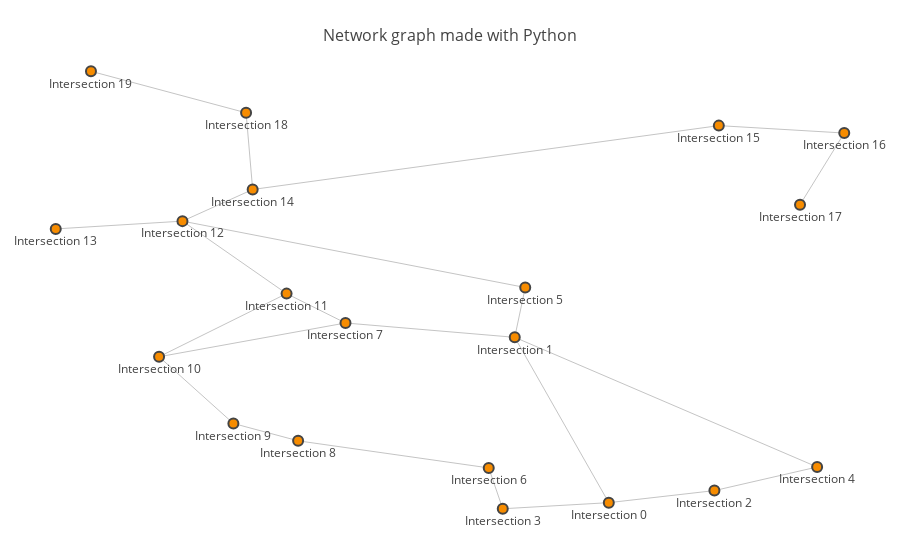

Write notebook code for a chart like this one.
### Markdown cell above
Let us try to plot Udacity map now with Udacity plotly snippet slightly adapted to suit here.

### Code cell
romania_location_map = {
    'A' : {'pos': (46.18656,21.31227), 'connections': ['S','T','Z'] },
    'S' : {'pos': (45.79833,24.12558), 'connections': ['F','RV','O'] },
    'Z' : {'pos': (46.62251,21.51742), 'connections': ['O'] },
    'T' : {'pos': (45.74887,21.20868), 'connections': ['LU'] },
    'O' : {'pos': (47.04650,21.91894), 'connections': [] },
    'F' : {'pos': (45.84164,24.97310), 'connections': ['B'] },
    'LU' : {'pos': (45.69099,21.90346), 'connections': ['M'] },
    'RV' : {'pos': (45.09968,24.36932), 'connections': ['C','P'] },
    'M' : {'pos': (44.90411,22.36452), 'connections': ['D'] },
    'D' : {'pos': (44.63692,22.65973), 'connections': ['C'] },
    'C' : {'pos': (44.33018,23.79488), 'connections': [] },
    'P' : {'pos': (44.85648,24.86918), 'connections': ['B','C'] },
    'B' : {'pos': (44.42677,26.10254), 'connections': ['G','U'] },
    'G' : {'pos': (43.90371,25.96993), 'connections': [] },
    'U' : {'pos': (44.71653,26.64112), 'connections': ['H','V'] },
    'V' : {'pos': (46.64069,27.72765), 'connections': ['LA'] },
    'LA' : {'pos': (47.15845,27.60144), 'connections': ['N'] },
    'N' : {'pos': (46.97587,26.38188), 'connections': [] },
    'H' : {'pos': (44.68935,27.94566), 'connections': ['E'] },
    'E' : {'pos': (44.04911,28.65273), 'connections': [] }
}

import networkx as nx
import plotly as py
from plotly.graph_objs import *

def load_map_graph(map_dict):
	G = nx.Graph()
	for node in map_dict.keys():
		G.add_node(node, pos=map_dict[node]['pos'])
	for node in map_dict.keys():
		for con_node in map_dict[node]['connections']:
			G.add_edge(node, con_node)
	return G

def show_map(M, start=None, goal=None, path=None):
    G = M
    pos = nx.get_node_attributes(G, 'pos')
    edge_trace = Scatter(
    x=[],
    y=[],
    line=Line(width=0.5,color='#888'),
    hoverinfo='none',
    mode='lines')

    for edge in G.edges():
        x0, y0 = G.node[edge[0]]['pos']
        x1, y1 = G.node[edge[1]]['pos']
        edge_trace['x'] += [x0, x1, None]
        edge_trace['y'] += [y0, y1, None]

    node_trace = Scatter(
        x=[],
        y=[],
        text=[],
        mode='markers+text',
        textposition='bottom',
        marker=Marker(
            showscale=False,
            # colorscale options
            # 'Greys' | 'Greens' | 'Bluered' | 'Hot' | 'Picnic' | 'Portland' |
            # Jet' | 'RdBu' | 'Blackbody' | 'Earth' | 'Electric' | 'YIOrRd' | 'YIGnBu'
            colorscale='Hot',
            reversescale=True,
            color=[],
            size=10,
            colorbar=dict(
                thickness=15,
                title='Node Connections',
                xanchor='left',
                titleside='right'
            ),
            line=dict(width=2)))
    for node in G.nodes():
        x, y = G.node[node]['pos']
        node_trace['x'].append(x)
        node_trace['y'].append(y)

    #for node, adjacencies in enumerate(G.adjacency_list()):
    for node, adjacencies in enumerate(G.adjacency()): #method change in networkx 2.0: https://networkx.github.io/documentation/networkx-2.0/release/release_2.0.html
        color = 0
        if path and node in path:
            color = 2
        if node == start:
            color = 3
        elif node == goal:
            color = 1
        # node_trace['marker']['color'].append(len(adjacencies))
        node_trace['marker']['color'].append(color)
        node_info = "Intersection " + str(node)
        node_trace['text'].append(node_info)

    fig = Figure(data=Data([edge_trace, node_trace]),
                 layout=Layout(
                    title='<br>Network graph made with Python',
                    titlefont=dict(size=16),
                    showlegend=False,
                    hovermode='closest',
                    margin=dict(b=20,l=5,r=5,t=40),
                    xaxis=XAxis(showgrid=False, zeroline=False, showticklabels=False),
                    yaxis=YAxis(showgrid=False, zeroline=False, showticklabels=False)))

    #iplot(fig)
    py.offline.iplot(fig) #for python in command prompt
    
#testing 1
show_map(load_map_graph(romania_location_map))

### Figure 1 — Plotly figure (JSON) as saved in the notebook; plotly's stock layout.template omitted (floating-point values rounded to 4 significant figures)
{"data": [{"hoverinfo": "none", "line": {"color": "#888", "width": 0.5}, "mode": "lines", "type": "scatter", "x": [46.19, 45.8, null, 46.19, 45.75, null, 46.19, 46.62, null, 45.8, 45.84, null, 45.8, 45.1, null, 45.8, 47.05, null, 46.62, 47.05, null, 45.75, 45.69, null, 45.84, 44.43, null, 45.69, 44.9, null, 45.1, 44.33, null, 45.1, 44.86, null, 44.9, 44.64, null, 44.64, 44.33, null, 44.33, 44.86, null, 44.86, 44.43, null, 44.43, 43.9, null, 44.43, 44.72, null, 44.72, 44.69, null, 44.72, 46.64, null, 46.64, 47.16, null, 47.16, 46.98, null, 44.69, 44.05, null], "y": [21.31, 24.13, null, 21.31, 21.21, null, 21.31, 21.52, null, 24.13, 24.97, null, 24.13, 24.37, null, 24.13, 21.92, null, 21.52, 21.92, null, 21.21, 21.9, null, 24.97, 26.1, null, 21.9, 22.36, null, 24.37, 23.79, null, 24.37, 24.87, null, 22.36, 22.66, null, 22.66, 23.79, null, 23.79, 24.87, null, 24.87, 26.1, null, 26.1, 25.97, null, 26.1, 26.64, null, 26.64, 27.95, null, 26.64, 27.73, null, 27.73, 27.6, null, 27.6, 26.38, null, 27.95, 28.65, null]}, {"marker": {"color": [0, 0, 0, 0, 0, 0, 0, 0, 0, 0, 0, 0, 0, 0, 0, 0, 0, 0, 0, 0], "colorbar": {"thickness": 15, "title": "Node Connections", "titleside": "right", "xanchor": "left"}, "colorscale": "Hot", "line": {"width": 2}, "reversescale": true, "showscale": false, "size": 10}, "mode": "markers+text", "text": ["Intersection 0", "Intersection 1", "Intersection 2", "Intersection 3", "Intersection 4", "Intersection 5", "Intersection 6", "Intersection 7", "Intersection 8", "Intersection 9", "Intersection 10", "Intersection 11", "Intersection 12", "Intersection 13", "Intersection 14", "Intersection 15", "Intersection 16", "Intersection 17", "Intersection 18", "Intersection 19"], "textposition": "bottom", "type": "scatter", "x": [46.19, 45.8, 46.62, 45.75, 47.05, 45.84, 45.69, 45.1, 44.9, 44.64, 44.33, 44.86, 44.43, 43.9, 44.72, 46.64, 47.16, 46.98, 44.69, 44.05], "y": [21.31, 24.13, 21.52, 21.21, 21.92, 24.97, 21.9, 24.37, 22.36, 22.66, 23.79, 24.87, 26.1, 25.97, 26.64, 27.73, 27.6, 26.38, 27.95, 28.65]}], "layout": {"hovermode": "closest", "margin": {"b": 20, "l": 5, "r": 5, "t": 40}, "showlegend": false, "title": "<br>Network graph made with Python", "titlefont": {"size": 16}, "xaxis": {"showgrid": false, "showticklabels": false, "zeroline": false}, "yaxis": {"showgrid": false, "showticklabels": false, "zeroline": false}}}
